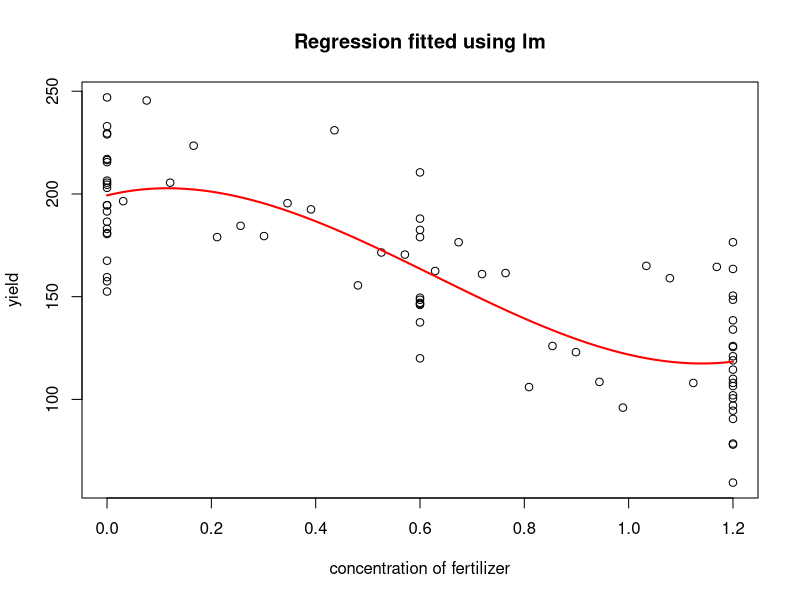
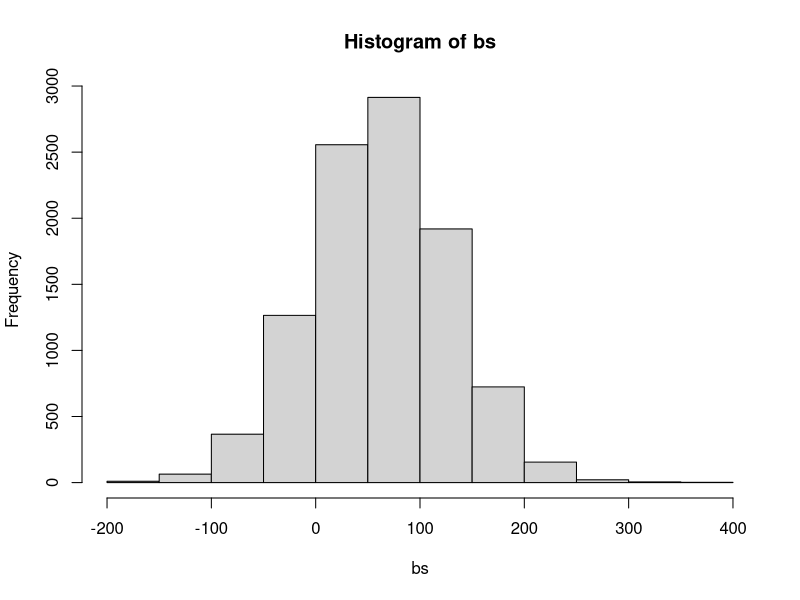

Write the R code that produced these figures, in order. (Note: this script raises an error after producing the figures.)
# a. 
data <- read.table("lab5/kresseertrag.dat", header=FALSE)

model <- lm(V3~V2+I(V2^2)+I(V2^3), data=data)
summary(model)

# b. 
model$coefficients
confint.lm(model, level=0.95)

plot(data$V2, data$V3, main="Regression fitted using lm", ylab="yield", xlab="concentration of fertilizer")
x <- seq(0,1.2,0.01)
df_x <- data.frame(V2=x)
y <- predict(model, newdata=df_x)
lines(x,y, col="red", lwd=2)

# c. 

# adjusted code from lecture slides

bo <- 10000 
bs <- numeric(length(bo)) 
for (l in 1:bo){
  x  <- data[sample(nrow(data), replace=TRUE), ]
  m <- lm(V3~V2+I(V2^2)+I(V2^3), data=x) 
  bs <- c(bs, m$coefficients[2]) # getting coefficient for beta1
}
hist(bs)
bss <- sort(bs)
ci95 <- c(bss[round(bo*0.025)], bss[round(bo*0.975)])
ci95


# d. 
fert <- function(data, i){
  m <- lm(V3~V2+I(V2^2)+I(V2^3), subset=i,data=data)
  m$coefficients[2]
}

cb <- boot(data, fert, R=10000)

ci_percentile <- boot.ci(cb, type = "perc")
ci_bca <- boot.ci(cb, type = "bca")

ci_percentile
ci_bca


# e.


